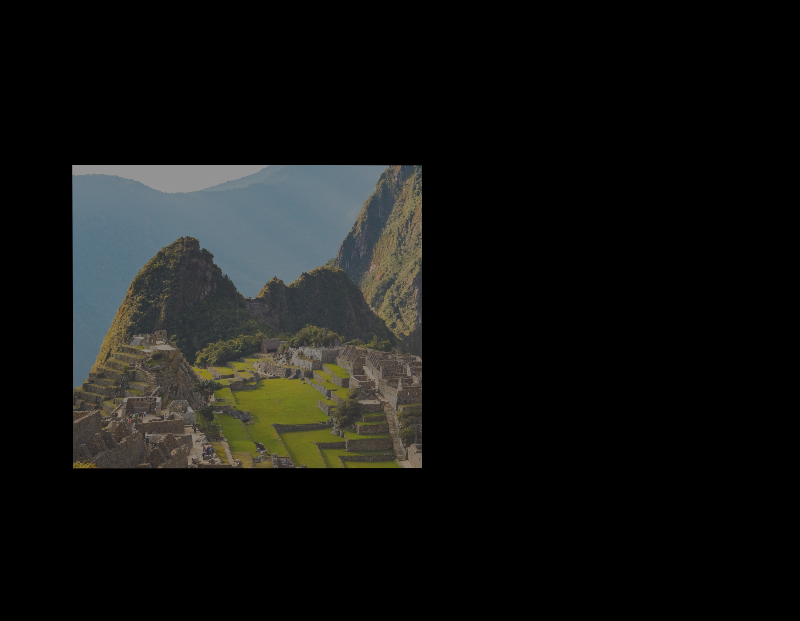
#> input picture q_image_transformed.png, 800 x 621 px, found by its file name
$ python pt6ex1.py
#> lines starting #> are read from the running program, lines starting #| are printed output that depends on the picture; after the words box and inside, x2 and y2 are one past the last pixel; in counts of white or black regions, pixels touching at a corner belong together; long printed decimals are rounded
### Parte06/auxiliary_functions.py
#!/usr/bin/env python3
# shebang line for linux / mac

from copy import deepcopy
import glob
from random import randint
import random
import cv2  # import the opencv library
# from matplotlib import pyplot as plt
import numpy as np
import argparse

# import matplotlib
# matplotlib.use('Agg')


def changeImageColor(image_in, s, b, mask=None):

    # image_in is uint8 -> [0 (black), 255 (white)]
    # [0, 255] * 1.0 -> float image

    # Convert the image to float type
    image_in_float = image_in.astype(float)  # 0 = black, 1=white

    image_out_float = image_in_float * s + b  # apply model

    image_out_float[image_out_float > 255] = 255  # saturate to 255
    image_out_float[image_out_float < 0] = 0  # undersaturate to 0

    # b = 0 255

    # convert back to uint8
    image_out = (image_out_float).astype(np.uint8)

    # Copy back the original values of image_in in the regions where the mask is zero
    if mask is not None:
        mask_negated = np.logical_not(mask)
        image_out[mask_negated] = image_in[mask_negated]

    return image_out


def computeMosaic(q_image, t_image, mask):

    mosaic_image = deepcopy(t_image)  # the outer part is alreay ok, jsut need to change the middel
    mosaic_image[mask] = 0.5 * t_image[mask] + 0.5 * q_image[mask]

    mosaic_image = mosaic_image.astype(np.uint8)
    return mosaic_image

# Define the objective function
def objectiveFunction(params, shared_mem):
    # minimuzed version = objectiveFunction(params), shared_mem was already given

    # Extract the parameters
    # params = [s , b]
    s = params[0]
    b = params[1]
    print('s = ' + str(s))
    print('b = ' + str(b))
    q_image = shared_mem['q_image']

    # Applying the image model
    q_image_out = changeImageColor(q_image, s=s, b=b, mask=shared_mem['q_mask'])

    q_image_out_float = q_image_out.astype(float)
    target_image = shared_mem['t_image']
    target_image_float = target_image.astype(float)
    q_mask = shared_mem['q_mask']

    # Compute the error
    diff = np.abs(q_image_out_float - target_image_float)

    if shared_mem['q_mask'] is not None:
        mask_float = shared_mem['q_mask'].astype(float) / 255.0
        diff_mask = diff * mask_float
        error = np.sum(diff_mask) / np.sum(mask_float > 0)
    else:
        error = np.mean(diff)

    q_image_changed = changeImageColor(q_image, s=s, b=b, mask=q_mask)

    # Recompute the mosaic and show it
    mosaic_image = computeMosaic(q_image_out, target_image, q_mask)

    # Draw the new line
    win_name = 'query image'
    cv2.namedWindow(win_name, cv2.WINDOW_NORMAL)
    cv2.imshow(win_name, q_image_out)  # type: ignore

    win_name = 'mosaic'
    cv2.namedWindow(win_name, cv2.WINDOW_NORMAL)
    cv2.imshow(win_name, mosaic_image)  # type: ignore

    cv2.waitKey(50)

    print('error = ' + str(error))
    return error  # can be a scalar or a list

### Parte06/pt6ex1.py
#!/usr/bin/env python3
# shebang line for linux / mac

from copy import deepcopy
from functools import partial
import glob
from random import randint
import cv2
import numpy as np
import argparse
from auxiliary_functions import changeImageColor, objectiveFunction
from scipy.optimize import least_squares


def main():

    # ------------------------------------
    # Setup argparse
    # ------------------------------------
    parser = argparse.ArgumentParser(
        description='Image color adjustment and fusion using optimization')

    args = vars(parser.parse_args())
    print(args)

    # ----------------------------------
    # Load the query_transformed, query mask and target images stored in this folder
    # ----------------------------------
    q_image = cv2.imread('q_image_transformed.png')
#> q_image is the input picture: shape (621, 800, 3); mean B, G, R 18.2, 19.8, 19
    t_image = cv2.imread('t_image.png')
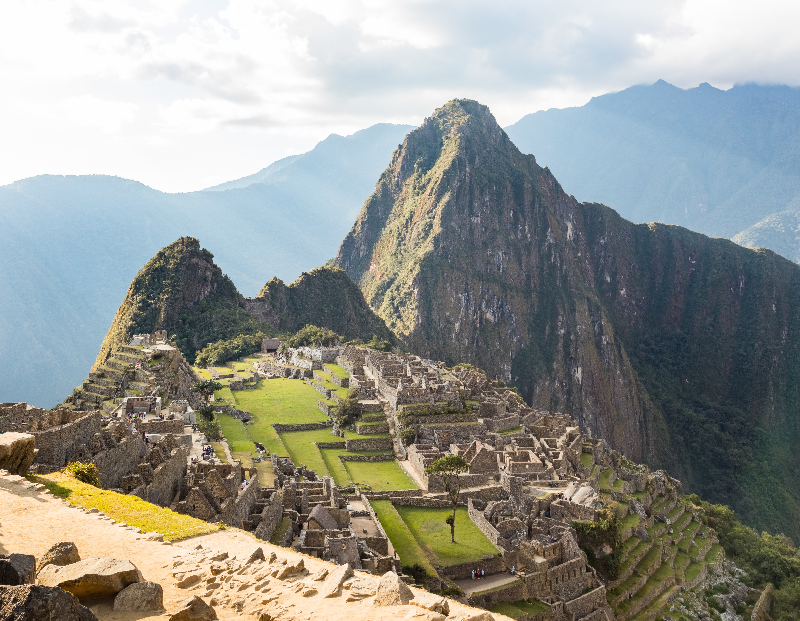
#> input picture t_image.png, 800 x 621 px, found by its file name
#> t_image is the input picture: shape (621, 800, 3); mean B, G, R 143.8, 150, 147.8
    q_mask = cv2.imread('q_mask.png')
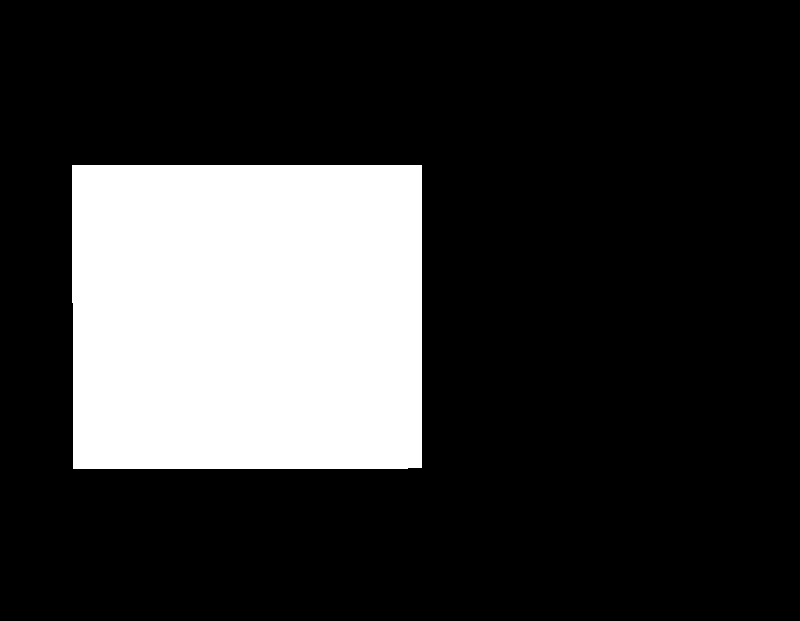
#> input picture q_mask.png, 800 x 621 px, found by its file name
#> q_mask is the input picture: shape (621, 800, 3); 21.4% white; 1 white region, box (x1, y1, x2, y2) and area: (72, 165, 422, 469) 106220
    # to have a dtype = boll so we can use as mask, e.g. image[q_mask]
    q_mask = (q_mask/255).astype(bool)


    # ------------------------------
    # Fusion or stitching
    # ------------------------------
    mosaic_image = deepcopy(t_image)  # the outer part is alreay ok, jsut need to change the middel
    mosaic_image[q_mask] = 0.5 * t_image[q_mask] + 0.5 * q_image[q_mask]
    # mosaic_image[q_mask] = q_image_transformed[q_mask]

    # Convert the mosaic back to unsigned integer 8 bits (uint8)
    mosaic_image = mosaic_image.astype(np.uint8)

    # ---------------------------------------

    win_name = 'target image'
    cv2.namedWindow(win_name, cv2.WINDOW_NORMAL)
    cv2.imshow(win_name, t_image)  # type: ignore


    # ------------------------------------
    # Start optimization
    # -------------------------------------
    shared_mem = {'q_image': q_image, 't_image': t_image, 'q_mask': q_mask}

    initial_params = [1.0, 0.0]
    result = least_squares(partial(objectiveFunction, shared_mem=shared_mem),
                           initial_params, diff_step=0.1)
#> in objectiveFunction, `diff_mask = diff * mask_float`:
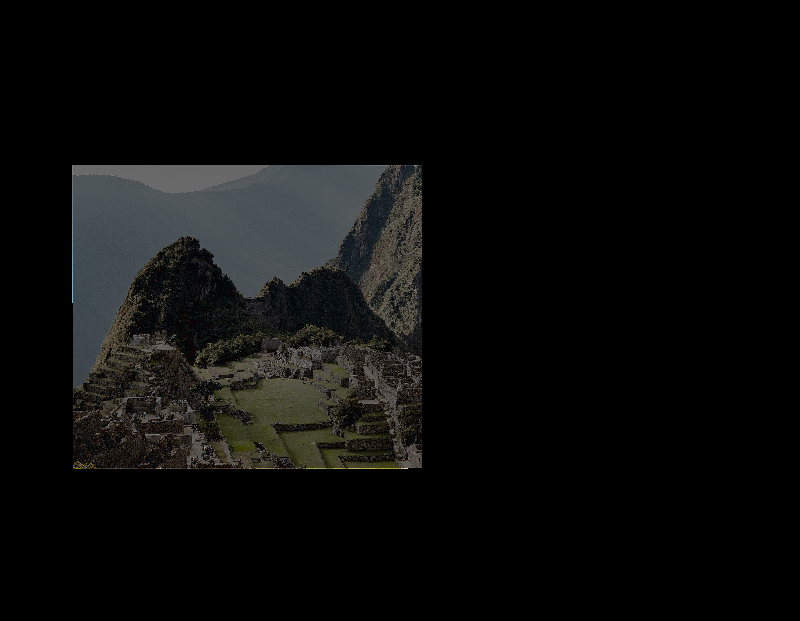
#> diff_mask: shape (621, 800, 3) float64; mean B, G, R 0.0432, 0.0458, 0.0448
#> in objectiveFunction, `error = np.sum(diff_mask) / np.sum(mask_float > 0)`: error = 0.209
#| error = 0.2086
#| s = 1.1
#| b = 0.0
#| error = 0.1782
#| s = 1.0
#| b = 1.4901161193847656e-08
#| error = 0.2086
#> in objectiveFunction (call 4), `s = params[0]`: s = 2
#> in objectiveFunction (call 4), `b = params[1]`: b = 0
#| s = 2.0
#| b = 0.0
#> in changeImageColor (call 7), `image_out_float[image_out_float > 255] = 255`: image_out_float: shape (621, 800, 3) float64; mean B, G, R 35.5, 39.4, 37.7
#> in objectiveFunction (call 4), `diff_mask = diff * mask_float`:
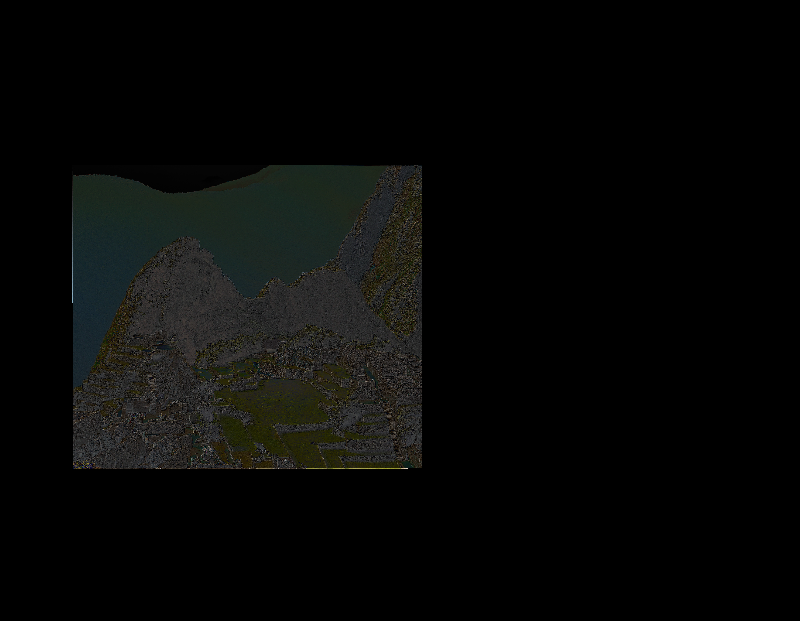
#> diff_mask: shape (621, 800, 3) float64; mean B, G, R 0.0279, 0.0325, 0.03
#> in objectiveFunction (call 4), `error = np.sum(diff_mask) / np.sum(mask_float > 0)`: error = 0.141
#> in computeMosaic (call 4), `mosaic_image[mask] = 0.5 * t_image[mask] + 0.5 * q_image[mask]`:
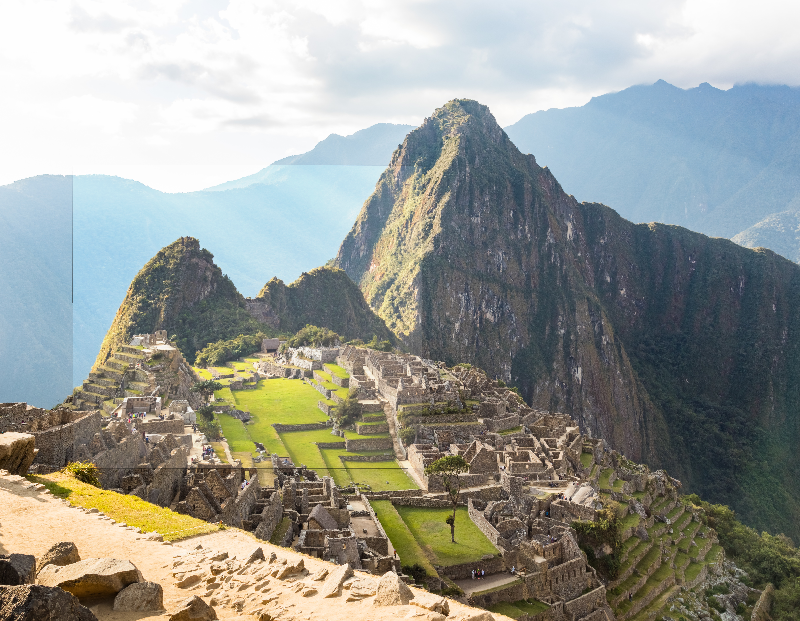
#> mosaic_image: shape (621, 800, 3); mean B, G, R 147, 154, 151.5
#| error = 0.1409
#> in objectiveFunction (call 5), `s = params[0]`: s = 2.2
#| s = 2.2
#| b = 0.0
#> in changeImageColor (call 9), `image_out_float[image_out_float > 255] = 255`: image_out_float: shape (621, 800, 3) float64; mean B, G, R 37.4, 42.3, 41
#> in objectiveFunction (call 5), `diff_mask = diff * mask_float`:
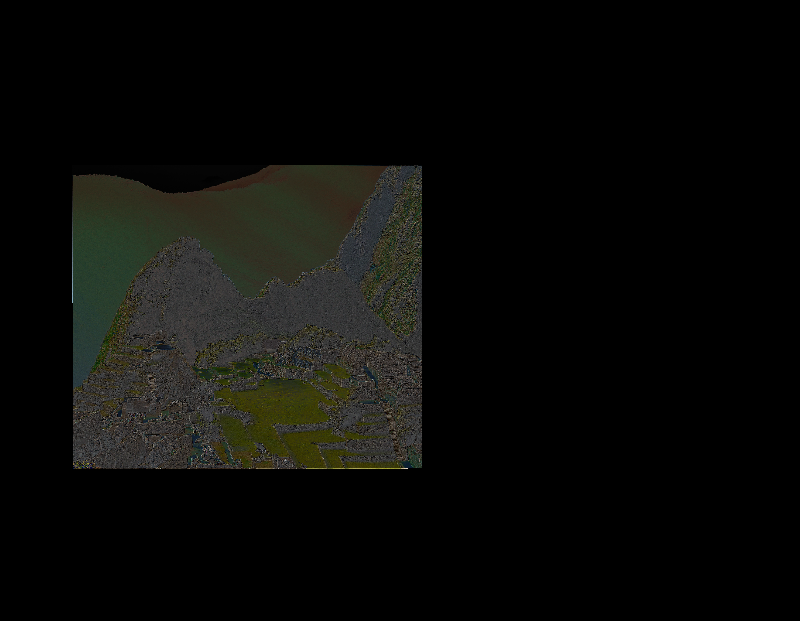
#> diff_mask: shape (621, 800, 3) float64; mean B, G, R 0.034, 0.0433, 0.0422
#> in objectiveFunction (call 5), `error = np.sum(diff_mask) / np.sum(mask_float > 0)`: error = 0.186
#| error = 0.1863
#| s = 2.0
#| b = 1.4901161193847656e-08
#> in changeImageColor (call 11), `image_out_float[image_out_float > 255] = 255`:
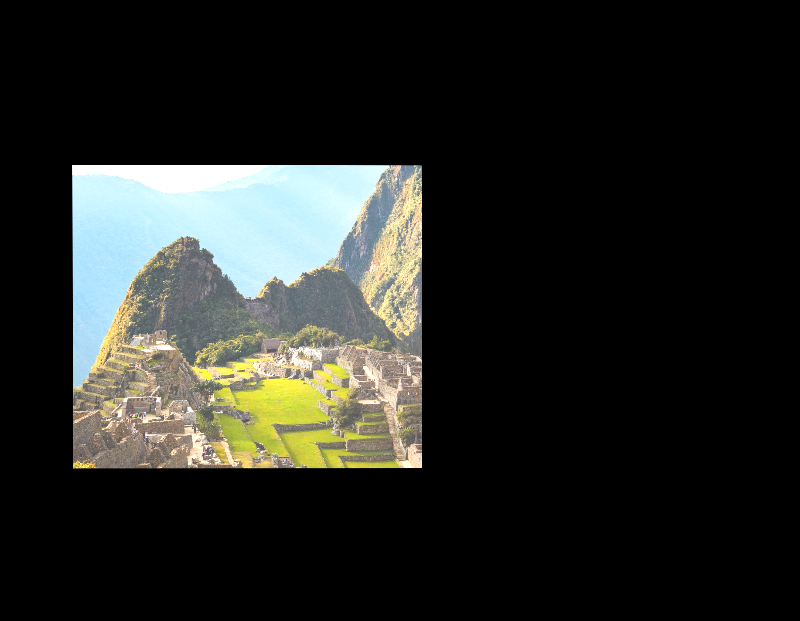
#> image_out_float: shape (621, 800, 3) float64; mean B, G, R 35.5, 39.4, 37.7
#| error = 0.1409
#| s = 1.0
#| b = 0.0

    print('Optimization finished. Result=\n' + str(result))

    cv2.waitKey(0)


if __name__ == '__main__':
    main()
